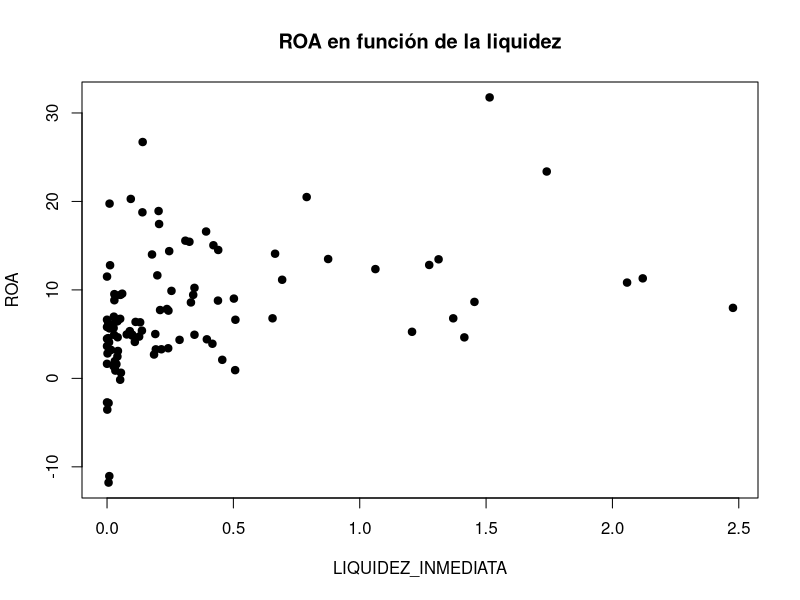
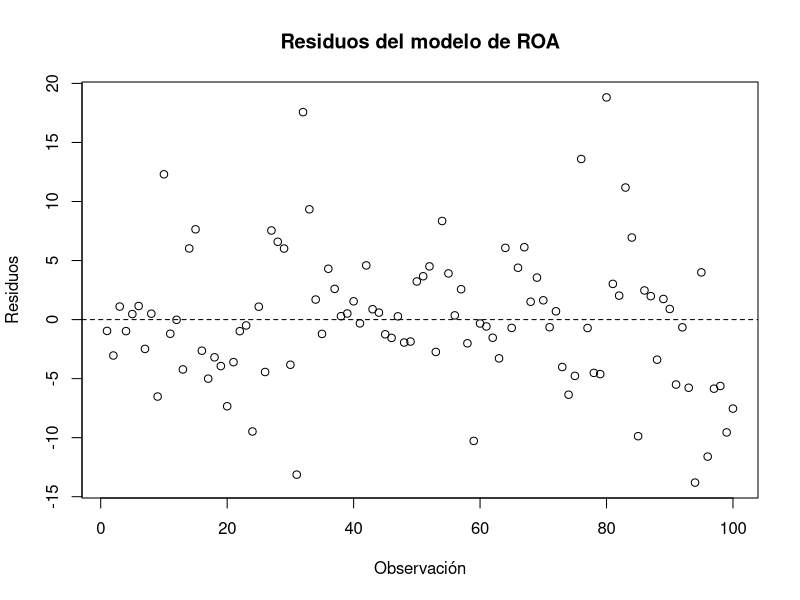
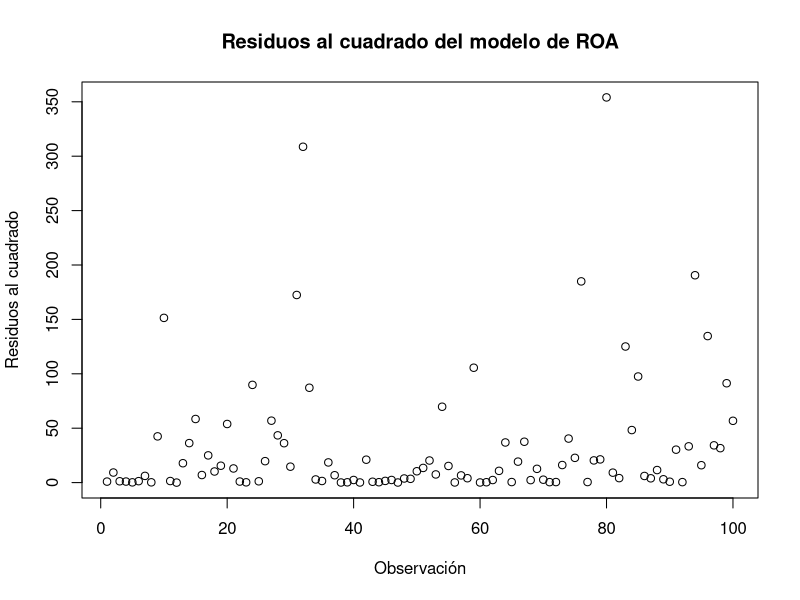
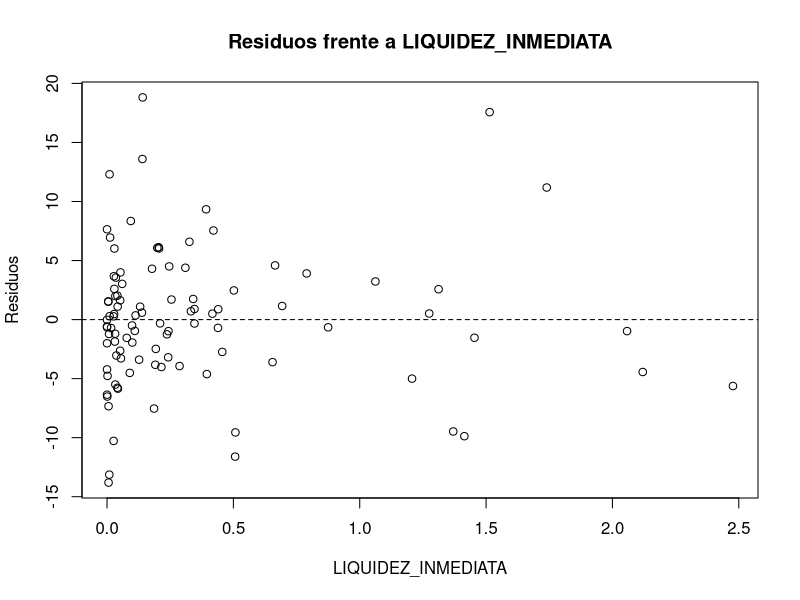
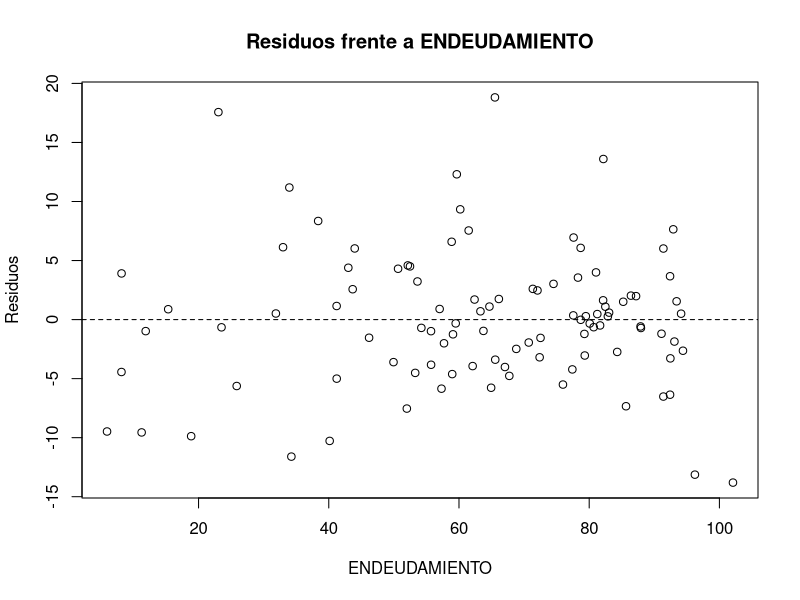
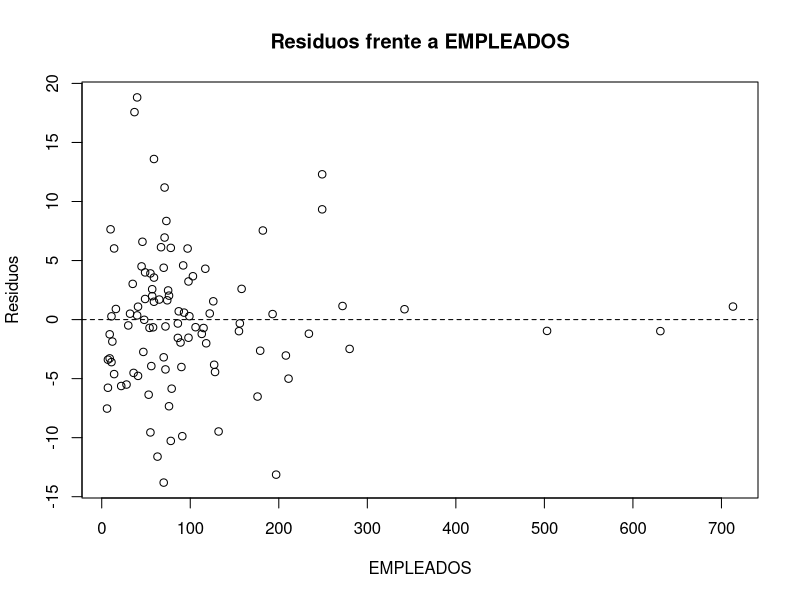

R code for these plots, in order:
## ---- chunk 1
#| include: false
library(readxl)
library(dplyr)
library(ggplot2)
library(car)
library(sandwich)
library(lmtest)

datos <- read_excel("data/BD_SABI.xlsx", sheet = "Datos")
modelo_roa <- lm(
  ROA ~ LIQUIDEZ_INMEDIATA + ENDEUDAMIENTO + EMPLEADOS,
  data = datos
)
## ---- chunk 2
datos <- read_excel("data/BD_SABI.xlsx", sheet = "Datos")
plot(datos$LIQUIDEZ_INMEDIATA, datos$ROA,
     xlab = "LIQUIDEZ_INMEDIATA",
     ylab = "ROA",
     main = "ROA en función de la liquidez",
     pch = 19)
## ---- chunk 3
plot(residuals(modelo_roa),
     type = "p",
     xlab = "Observación",
     ylab = "Residuos",
     main = "Residuos del modelo de ROA")
abline(h = 0, lty = 2)
## ---- chunk 4
plot(residuals(modelo_roa)^2,
     type = "p",
     xlab = "Observación",
     ylab = "Residuos al cuadrado",
     main = "Residuos al cuadrado del modelo de ROA")
## ---- chunk 5
plot(datos$LIQUIDEZ_INMEDIATA,
     residuals(modelo_roa),
     xlab = "LIQUIDEZ_INMEDIATA",
     ylab = "Residuos",
     main = "Residuos frente a LIQUIDEZ_INMEDIATA")
abline(h = 0, lty = 2)
## ---- chunk 6
plot(datos$ENDEUDAMIENTO,
     residuals(modelo_roa),
     xlab = "ENDEUDAMIENTO",
     ylab = "Residuos",
     main = "Residuos frente a ENDEUDAMIENTO")
abline(h = 0, lty = 2)
## ---- chunk 7
plot(datos$EMPLEADOS,
     residuals(modelo_roa),
     xlab = "EMPLEADOS",
     ylab = "Residuos",
     main = "Residuos frente a EMPLEADOS")
abline(h = 0, lty = 2)
## ---- chunk 8
modelo_roa=lm(ROA~ENDEUDAMIENTO+LIQUIDEZ_INMEDIATA,data=datos)
gqtest(modelo_roa, order.by = ~ datos$LIQUIDEZ_INMEDIATA)
## ---- chunk 9
gqtest(modelo_roa, order.by = ~ datos$ENDEUDAMIENTO)
## ---- chunk 10
bptest(modelo_roa, studentize = FALSE)
## ---- chunk 11
bptest(modelo_roa, studentize = FALSE)
## ---- chunk 12
bptest(modelo_roa)
## ---- chunk 13
bptest(modelo_roa,
       varformula = ~ datos$LIQUIDEZ_INMEDIATA + datos$ENDEUDAMIENTO + datos$EMPLEADOS)
## ---- chunk 14
bptest(modelo_roa, varformula = ~ datos$LIQUIDEZ_INMEDIATA + datos$ENDEUDAMIENTO + datos$EMPLEADOS)
## ---- chunk 15
res <- residuals(modelo_roa)

modelo_glejser <- lm(abs(res) ~ LIQUIDEZ_INMEDIATA,
                     data = datos)

summary(modelo_glejser)
## ---- chunk 16
modelo_glejser_2 <- lm(abs(res) ~ I(LIQUIDEZ_INMEDIATA^2), data = datos)
summary(modelo_glejser_2)
## ---- chunk 17
modelo_glejser_4 <- lm(abs(res) ~ I(sqrt(LIQUIDEZ_INMEDIATA)),
                        data = datos)
summary(modelo_glejser_4)
## ---- chunk 18
datos$ROA_t <- datos$ROA / datos$LIQUIDEZ_INMEDIATA
datos$inv_LIQ <- 1 / datos$LIQUIDEZ_INMEDIATA
datos$LIQ_t <- datos$LIQUIDEZ_INMEDIATA / datos$LIQUIDEZ_INMEDIATA
datos$ENDEUD_t <- datos$ENDEUDAMIENTO / datos$LIQUIDEZ_INMEDIATA
datos$EMPLEADOS_t <- datos$EMPLEADOS / datos$LIQUIDEZ_INMEDIATA
## ---- chunk 19
modelo_mcp <- lm(
  ROA_t ~ inv_LIQ + LIQ_t+ENDEUD_t -1,
  data = datos
)

summary(modelo_mcp)
## ---- chunk 20
modelo_roa <- lm(
  ROA ~ LIQUIDEZ_INMEDIATA + ENDEUDAMIENTO + EMPLEADOS,
  data = datos
)
## ---- chunk 21


coeftest(
  modelo_roa,
  vcov = vcovHC(modelo_roa, type = "HC0")
)
